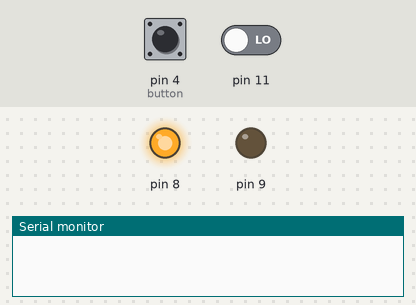
Bench run of a sketch on a simulated Arduino Uno, built with avr-gcc and run on an emulated ATmega328P. On the bench: output pins drawn as LEDs (lit = HIGH), the last lines printed to the serial monitor. The test bench sets the inputs (shaded band); at power-on: pin 4 (button) LOW, pin 11 LOW.

Above: at 1.2 s.
1.3 s: pin 4 (button) pulled HIGH for 0.15 s
At 2.0 s:
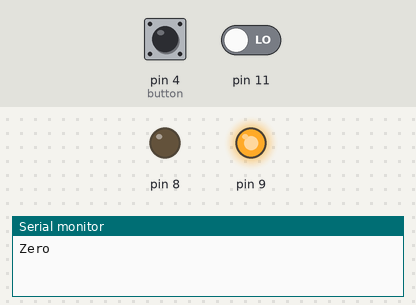
Timing chart, 0 to 4.3 s (numbered marks = the images above; inputs shaded):
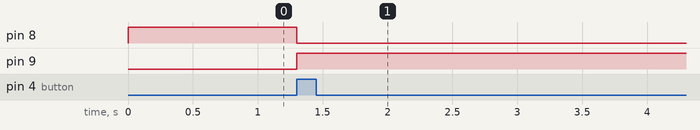

The sketch:

Motor_Interaction.ino
```cpp
#include "Motor.h"
#include "LightBarrier.h"
#include "Button.h"
//#include "BusSlave.h"
#include <SoftwareSerial.h>

#define DIAMETER 1.2
#define NOTIFICATIONPERTURN 8
#define THREADLENGTH  150
#define PROCENT 100
#define RPM 60


Button button(4);

Motor motor(9,8);
//BusSlave bus(7,6);
LightBarrier lightBarrier(11, NOTIFICATIONPERTURN);


int animalExtinctionArray[18] = {142,90,83,78,56,45,35,15,10,8,5,3,2,1,1,1,1,0};

byte setupMotorPos;

int amountOfPossibleTurns;
int countFirstPosTurns;
int size;
int countTurns;


int newLength;
int amountTurns;
boolean newTimePeriod;

void setup() {
  Serial.begin(115200);

  setupMotorPos = 0;
  amountOfPossibleTurns = 0;
  countFirstPosTurns = 0;
  size = sizeof(animalExtinctionArray) / sizeof(int);
  countTurns = 0;

  newLength = 0;
  amountTurns = 0;
  amountOfPossibleTurns = calcTurns(THREADLENGTH);
  newTimePeriod = true;
}

int calcLength(int newProcent){
  float percent = (animalExtinctionArray[1] * PROCENT) / animalExtinctionArray[0];
  int resultLength = (percent * THREADLENGTH) / PROCENT;
  return resultLength;
}

int calcTurns(int threadLength){
  int possibleTurns = threadLength/(PI  * DIAMETER);
  return possibleTurns;
}

void ceroPosition(){
  motor.counterClockwise();
  button.readButtonState();

  if(button.getButtonState() == true)
  {
    motor.deactivateMotor();
    setupMotorPos = 1;
  }
}

void loop() {

  /***** Zero Position *****/
  if(setupMotorPos == 0)
  {
    ceroPosition();
  }
  /****** High Position ********/

  else if(setupMotorPos == 1)
  {
    lightBarrier.notification();
    if(amountOfPossibleTurns >= lightBarrier.getCounter())
    {
      motor.clockwise();
    }
    else
    {
      motor.deactivateMotor();
      lightBarrier.setCounter(0);
      setupMotorPos = 2;
    }
  }
  /******* Normal Action *******/
  else if(setupMotorPos == 2)
  {
    Serial.println("act normal");
    //bus.readMessages();
    Serial.println("doing animal extinction");
    if(newTimePeriod == true)
    {
         Serial.println("new time period");
         newLength = calcLength(animalExtinctionArray[1]);
         amountTurns = calcTurns(newLength);
         amountTurns = amountOfPossibleTurns - amountTurns;
    }

    lightBarrier.notification();
    if(amountOfPossibleTurns >= lightBarrier.getCounter() &&
       amountTurns >= 0 && amountTurns >= lightBarrier.getCounter())
    {
      motor.counterClockwise();
      newTimePeriod = false;
    }
    else
    {
      motor.deactivateMotor();
      lightBarrier.setCounter(0);
    }
  }
}

void getNewTimePerid(){
  newTimePeriod = true;
}
```

BusSlave.cpp
```cpp
#include "BusSlave.h"

BusSlave::BusSlave(int pin)
{
  _BusSlavePin = pin;
  pinMode(_BusSlavePin, OUTPUT);
  digitalWrite(_BusSlavePin, LOW);
}

void BusSlave::readBusMessage()
{
   while (Serial.available())
   {
        _message = Serial.readString();
   }
}

String BusSlave::getBusMessage()
{
  return _message;
}
```

BusSlave.h
```cpp
#ifndef BusSlave_h
#define BusSlave_h

#include "Arduino.h"

class BusSlave
{
  public:
    BusSlave(int pin);
    void readBusMessage();
    String getBusMessage();


  private:
    int _BusSlavePin;
    String _message;
};

#endif
```

Button.cpp
```cpp
#include "Button.h"

Button::Button(int pin){
  _buttonPin = pin;
  _buttonState = false;
  pinMode(_buttonPin, INPUT);
}

void Button::readButtonState(){
  int buttonState = digitalRead(_buttonPin);

  if (buttonState == HIGH) {
    Serial.println("Zero");
    _buttonState = true;
  }
}

boolean Button::getButtonState(){
  return _buttonState;
}

void Button::setCeroPosition(boolean pos){
  _buttonState = pos;
}
```

Button.h
```cpp
#ifndef Button_h
#define Button_h

#include "Arduino.h"

class Button
{
  public:
    Button(int pin);
    void readButtonState();
    boolean getButtonState();
    void setCeroPosition(boolean pos);

  private:
    int _buttonPin;
    boolean _buttonState;
};

#endif
```

LightBarrier.cpp
```cpp
#include "LightBarrier.h"

LightBarrier::LightBarrier(int pin, int amountHoles){
  _lightBarrierPin = pin;
  pinMode(_lightBarrierPin, INPUT);

  _oldValue = digitalRead(_lightBarrierPin);
  _counter = 0;
  _notification = amountHoles * 2;
}

boolean LightBarrier::notification(){
  int value = digitalRead(_lightBarrierPin);
  if(value != _oldValue)
  {
      _counter = _counter + 1;
      _oldValue = value;
  }
}

void LightBarrier::setCounter(int newCounter){
  _counter = newCounter;
}

int LightBarrier::getCounter(){
  return _counter/_notification;
}
```

LightBarrier.h
```cpp
#ifndef LightBarrier_h
#define LightBarrier_h

#include "Arduino.h"

class LightBarrier
{
  public:
    LightBarrier(int pin, int amountHoles);
    boolean notification();
    int getCounter();
    void setCounter(int newCounter);

  private:
    int _lightBarrierPin;
    int _counter;
    int _oldValue;
    int _notification;
};

#endif
```

Motor.cpp
```cpp
#include "Motor.h"

Motor::Motor(int pinA, int pinB){
  _motorPinA = pinA;
  _motorPinB = pinB;
  pinMode(_motorPinA,OUTPUT);
  pinMode(_motorPinB,OUTPUT);
}

void Motor::deactivateMotor(){
  digitalWrite(_motorPinA,LOW);
  digitalWrite(_motorPinB,LOW);
}

void Motor::clockwise(){
  digitalWrite(_motorPinA,HIGH);
  digitalWrite(_motorPinB,LOW);
}

void Motor::counterClockwise(){
  digitalWrite(_motorPinA,LOW);
  digitalWrite(_motorPinB,HIGH);
}
```

Motor.h
```cpp
#ifndef Motor_h
#define Motor_h

#include "Arduino.h"

class Motor
{
  public:
    Motor(int pinA, int pinB);
    void clockwise();
    void counterClockwise();
    void deactivateMotor();

  private:
    int _motorPin;
    int _motorPinA;
    int _motorPinB;
};

#endif
```

Measured:
- after the input at 1.3 s, pin 8: HIGH → LOW at once; pin 9: LOW → HIGH at once
